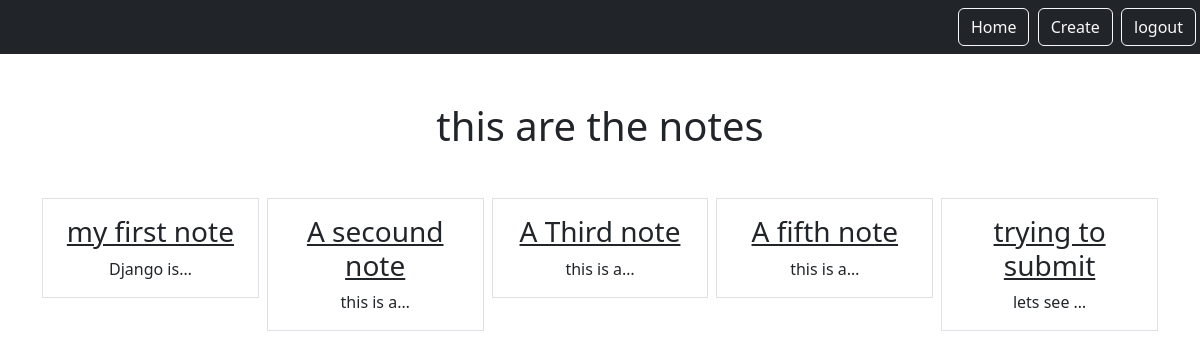
The app's page /smart/notes (signed in), older data.
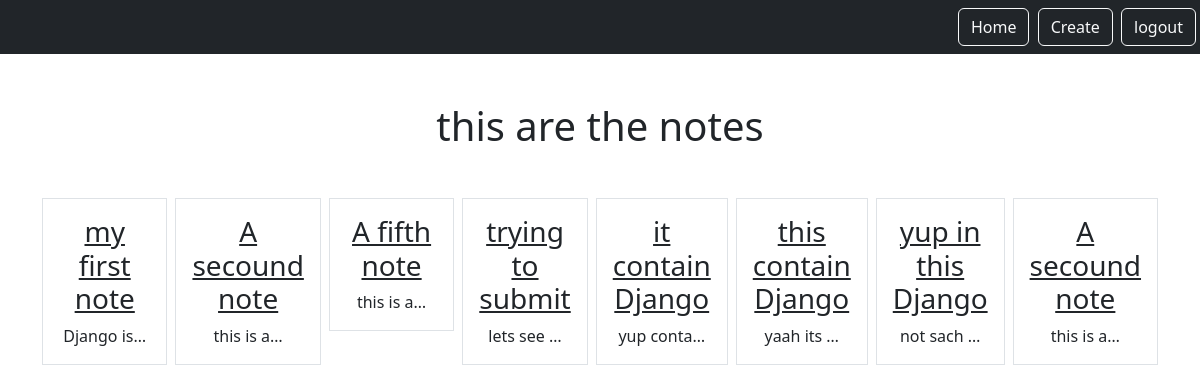
The same page, newer data.
### notes/models.py (models this page shows)
class Notes(models.Model):
    title=models.CharField(max_length=200)
    text=models.TextField()
    created=models.DateTimeField(auto_now_add=True)
    user = models.ForeignKey(User,on_delete=models.CASCADE,related_name="notes")

### notes/views.py (the view)
# urls.py: path('notes',views.NotesListView.as_view(),name="notes.list"),
class NotesListView(LoginRequiredMixin,ListView):
    model = Notes
    context_object_name = "notes"
    template_name = "notes/notes_list.html"
    login_url="/admin"
    def get_queryset(self):
        return self.request.user.notes.all()

### notes/templates/notes/notes_list.html (shortened to what this page needs)
{% extends 'base.html' %}
{%block content%}
    <h1 class="my-5">this are the notes</h1>
    <div class="row row-col3 g-2">
        {%for note in notes %}
            <div class="col">
                <div class="p-3 border">
                    <a href=" {% url 'notes.detail' pk=note.id %}" class="text-dark text-decoration-non">
                        <h3>{{note.title}}</h3>
                    </a>
                    {{note.text | truncatechars:10}}
                </div>
            </div>
        {%endfor%}
    </div>
{%endblock%}

### static/templates/base.html (shortened to what this page needs)
 {% load static %}
 <html>
    <head>
        <link href="https://cdn.jsdelivr.net/npm/bootstrap@5.2.3/dist/css/bootstrap.min.css" rel="stylesheet">
    </head>
        <nav class="navbar navbar-dark bg-dark">
            <div class="ms-auto">
                {%if user.is_authenticated %}
                <a href="{% url 'notes.list' %}" class="btn btn-outline-light me-1">Home</a>
                <a href="{% url 'notes.new' %}" class="btn btn-outline-light me-1">Create</a>
                <a href="{% url 'logout' %}" class="btn btn-outline-light me-1">logout</a>
                {%else%}
                <a href="{% url 'login' %}" class="btn btn-outline-light me-1">Login</a>
                <a href="{% url 'signup' %}" class="btn btn-outline-light me-1">Signup</a>
                {%endif%}
            </div>
        </nav>
    <body>
        <div class="my-5 text-center container">
        {% block content %}
        {% endblock  %}
    </div>
    </body>
 </html>

Row changes from the older to the newer data that the page shows:
removed Notes: title "A Third note", text "this is a…"
added Notes: title "it contain Django", text "yup conta…"
added Notes: title "this contain Django", text "yaah its …"
added Notes: title "yup in this Django", text "not sach …"
added Notes: title "A secound note", text "this is a…"
